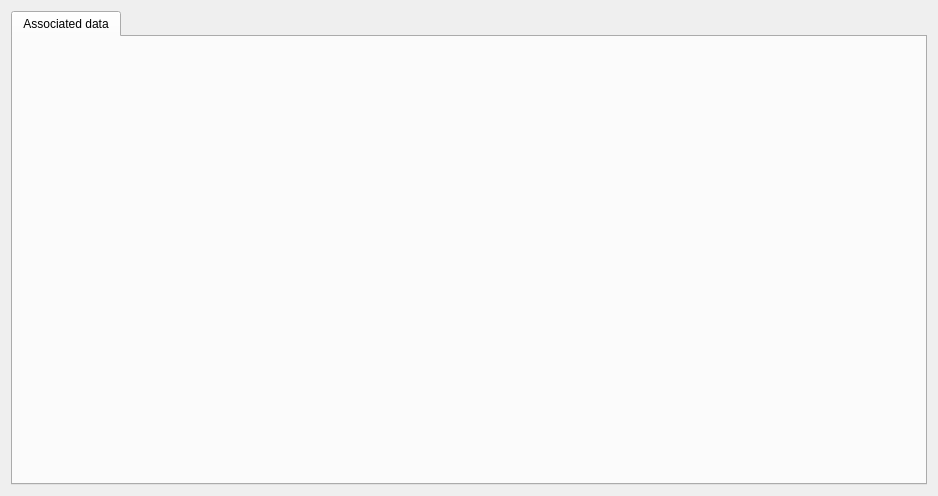
<?xml version="1.0" encoding="UTF-8"?>
<ui version="4.0">
 <class>TabbedItemEditWidget</class>
 <widget class="QWidget" name="TabbedItemEditWidget">
  <property name="geometry">
   <rect>
    <x>0</x>
    <y>0</y>
    <width>938</width>
    <height>496</height>
   </rect>
  </property>
  <property name="windowTitle">
   <string>Details</string>
  </property>
  <layout class="QGridLayout" name="gridLayout">
   <item row="0" column="0">
    <widget class="QTabWidget" name="tabWidget">
     <property name="currentIndex">
      <number>0</number>
     </property>
     <widget class="AssociatedDataWidget" name="associatedDataTab">
      <attribute name="title">
       <string>Associated data</string>
      </attribute>
     </widget>
    </widget>
   </item>
  </layout>
 </widget>
 <customwidgets>
  <customwidget>
   <class>AssociatedDataWidget</class>
   <extends>QWidget</extends>
   <header>associateddatawidget.h</header>
   <container>1</container>
  </customwidget>
 </customwidgets>
 <resources/>
 <connections/>
</ui>
